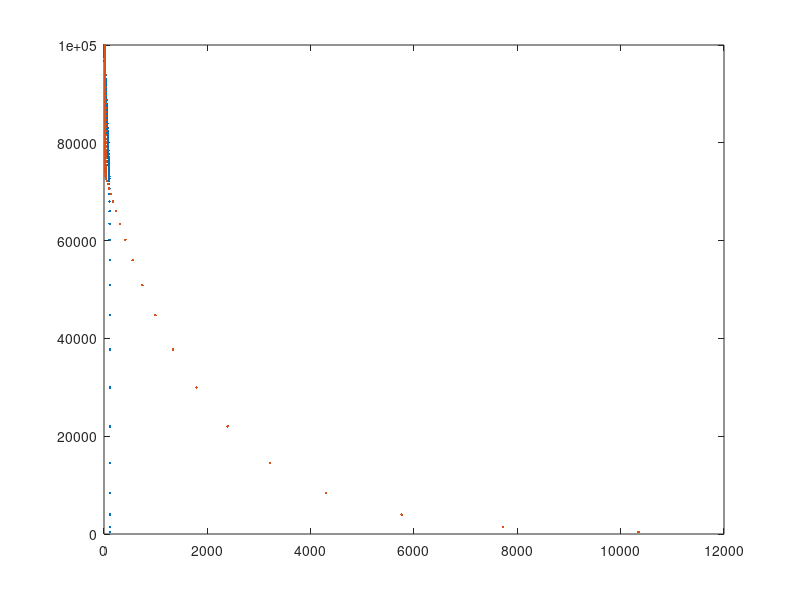

MATLAB code to generate this figure: (Note: this script raises an error after producing the figure.)
clc;
clear all;

nlevt = 120;
nlev0 = 120;
nlev1 = nlevt - nlev0;

P0 = 100000.0; %Pa
Ps = 100000.0; %Pa
Pm = 70000.0;  %Pa
Pt = 291.7;    %Pa

dz_v = 20 * ones(1,nlev0); %m
Tbar = 265; %K

scale0 = 1.0040; 
scale1 = 1.340; 

%scale0 = 1.000; 
%scale1 = 1.000; 

P_layer0        = zeros(1,nlev0);
P_layer0(nlev0) = P0;

for i=nlev0-1:-1:1
    
    if (i>20)
        scale = scale0;
    else 
        scale = scale1;
    end
    
    dz_v (i) = scale * dz_v (i+1);
    P_layer0(i) = P_layer0(i+1) * exp ( - dz_v(i) / (29.3 * Tbar) );
    %P_layer0(i) = P_layer0(i+1) * exp ( - 25 / 7941 );
    
end

%Pm1      = P_layer0(1) - (P_layer0(1)-Pt)/nlev1;
%P_layer1 = linspace(Pt,Pm1,nlev1);
%P_comb   = [P_layer1, P_layer0]';
P_comb   = P_layer0';

A = zeros(nlevt,1);
B = zeros(nlevt,1);
s = zeros(nlevt,1);
d = zeros(nlevt,1);

eta = zeros(nlevt,1);



for i=1:nlevt
    
    % compute s:=sigma
    if P_comb(i) < Pm
        s(i) = ( P_comb(i) - Pm ) / ( Pm - Pt );
    else
        s(i) = ( P_comb(i) - Pm ) / ( Ps - Pm );
    end
    
    % compute d:=delta
    if s(i) < 0.0
        d(i) = 0.0;
    else
        d(i) = 1.0;
    end
    
    % compute A and B, pressure coefficients
    A(i) = Pm * (1-s(i)) * d(i) + (1-d(i)) * ( Pm * (1+s(i)) - s(i) * Pt );
    B(i) = s(i) * d(i);
    
    % compute eta vertical coordinate
    eta(nlevt-i+1) = ( A(i) + B(i) * P0 - Pt ) / ( P0 - Pt );
    
end

A = A / P0;

P_comb_flip = flipud(P_comb);

figure(1);

plot (P_comb_flip, '.');
hold on;
P_comb_mb = P_comb / 100.0;

plot (dz_v, P_comb , '.')

hyai = ncread('cami_0000-01-01_1.9x2.5_L60_c150205.nc', 'hyai');
hyam = ncread('cami_0000-01-01_1.9x2.5_L60_c150205.nc', 'hyam');

hybi = ncread('cami_0000-01-01_1.9x2.5_L60_c150205.nc', 'hybi');
hybm = ncread('cami_0000-01-01_1.9x2.5_L60_c150205.nc', 'hybm');

plev60 = ncread('cami_0000-01-01_1.9x2.5_L60_c150205.nc', 'lev');


%ncdisp('cami_0000-01-01_1.9x2.5_L60_c150205.nc', 'hyai');

%figure(2);
%plot (hyai, '.');
%hold on;
%plot (hyam, 's');
%legend on;

figure(3);
%plot (hybi, plev60, '.');
%hold on;
semilogy (hybm, plev60, 's');
%legend on;


